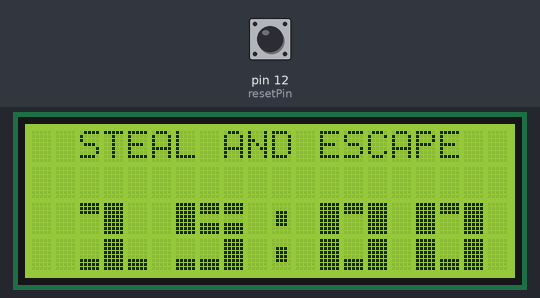
A sketch run on a simulated Arduino Uno, built with avr-gcc and run on an emulated ATmega328P. Parts: 20×4 character LCD. Inputs (shaded band) come from the test bench; at power-on: pin 12 (resetPin) LOW.

Above: at 0.2 s.
1.3 s: pin 12 (resetPin) pulled HIGH for 1 s
At 2.1 s:
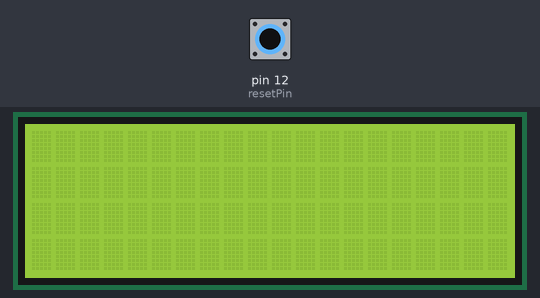
5.3 s: pin 12 (resetPin) pulled HIGH for 0.15 s
At 6.7 s:
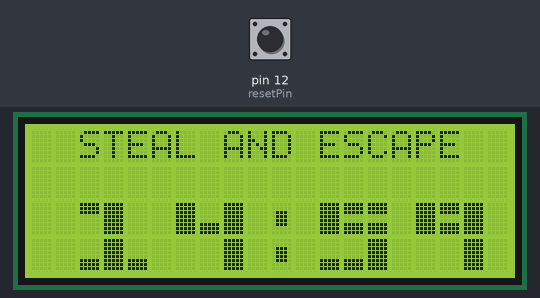
8.4 s: pin 12 (resetPin) driven HIGH
At 9.7 s:
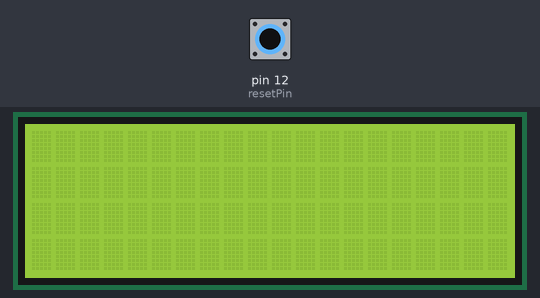
11.4 s: pin 12 (resetPin) driven LOW
At 14.1 s:
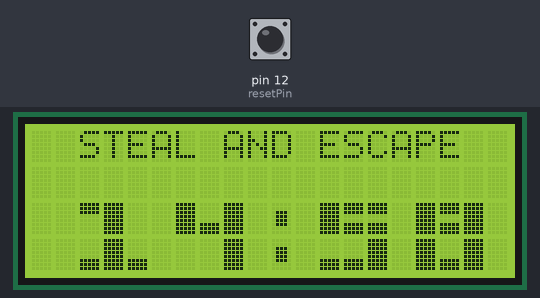
14.4 s: pin 12 (resetPin) driven HIGH
At 15.2 s:
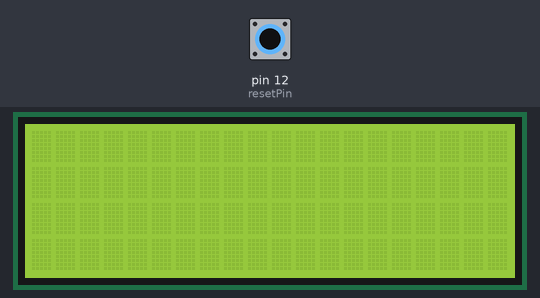
17.4 s: pin 12 (resetPin) pulsed LOW 2 times (0.12 s each, 0.3 s apart)
At 17.59 s:
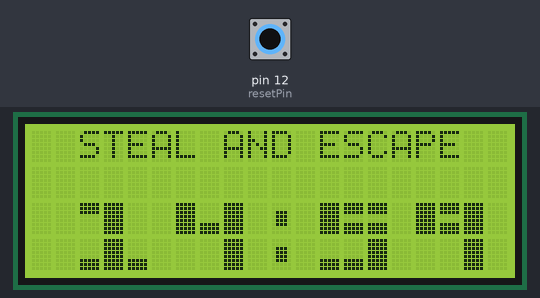
Timing chart, 0 to 20.4 s (numbered marks = the images above; inputs shaded):
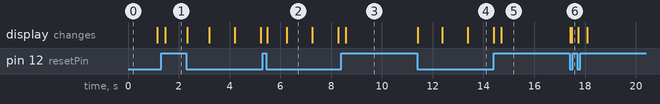

The sketch:

LCD_Countdown_Timer_-_Hack_the_Bell.ino
```cpp
#include <Wire.h>
#include <LiquidCrystal_I2C.h>

const int resetPin = 12;
const int startPos = 2;

const int startingS = 0;
const int startingM = 15;


int S = startingS; // count seconds
int M = startingM; // count minutes
int H = 00; // count hours

// Set the LCD address to 0x27 for a 16 chars and 2 line display
LiquidCrystal_I2C lcd(0x27, 20, 4);

unsigned long lastSecond;

boolean stopCounting = false;

signed short minutes, secondes;
char timeline[16];

uint8_t customChars[4][8] = {
  {0x1f, 0x1f, 0x1f, 0x0, 0x0, 0x0, 0x0, 0x0},
  {0x0, 0x0, 0x0, 0x0, 0x0, 0x1f, 0x1f, 0x1f},
  {0x1f, 0x1f, 0x1f, 0x0, 0x0, 0x1f, 0x1f, 0x1f},
  {0x0, 0x0, 0xe, 0xe, 0xe, 0xe, 0x0, 0x0}
};


byte bigNums[10][2][3] = {
  {
    {255, 0, 255},
    {255, 1, 255}
  }, {
    {0, 255, 254},
    {1, 255, 1}
  }, {
    {2, 2, 255},
    {255, 1, 1}
  }, {
    {0, 2, 255},
    {1, 1, 255}
  }, {
    {255, 1, 255},
    {254, 254, 255}
  }, {
    {255, 2, 2},
    {1, 1, 255}
  }, {
    {255, 2, 2},
    {255, 1, 255}
  }, {
    {0, 0, 255},
    {254, 255, 254}
  }, {
    {255, 2, 255},
    {255, 1, 255}
  }, {
    {255, 2, 255},
    {254, 254, 255}
  }
};

void printBigChar (int digit, int col, int row) {
  for (int x = 0; x < 2; x++) {
    lcd.setCursor(col, row + x);
    for (int y = 0; y < 3; y++) {
      lcd.write(bigNums[digit][x][y]);
    }
  }
}

void printBigColon (int col, int row) {
  lcd.setCursor(col, row);
  lcd.write(3);
  lcd.setCursor(col, row + 1);
  lcd.write(3);
}

void addBigChars() {
  for (int x = 0; x < sizeof(customChars) / sizeof(customChars[0]); x++) {
    lcd.createChar(x, customChars[x]);
  }
}

void setup()
{
  lcd.begin();
  lcd.backlight();
  addBigChars();

  pinMode(resetPin, INPUT);
  lastSecond = millis();

}
void loop()
{
  if (!stopCounting) {
    lcd.setCursor(2, 0);
    lcd.print ("STEAL AND ESCAPE");

    if (millis() - lastSecond >= 1000) {
      S--;
      lastSecond = millis();
    }

    if (S < 0)
    {
      M--;
      S = 59;
    }
    if (M < 0)
    {
      H--;
      M = 59;
    }
    if (H < 0) {
      H = 23;
      M = 59;
      S = 59;
    }

    if (M > 9)
    {
      printBigChar((M / 10U) % 10, 0 + startPos, 2);
      printBigChar((M / 1U) % 10, 4 + startPos, 2);
      printBigColon(8 + startPos, 2);
    }
    else
    {
      printBigChar(0, 0 + startPos, 2);
      printBigChar(M, 4 + startPos, 2);
      printBigColon(8 + startPos, 2);
    }

    if (S > 9)
    {
      printBigChar((S / 10U) % 10, 10 + startPos, 2);
      printBigChar((S / 1U) % 10, 14 + startPos, 2);
    }
    else
    {
      printBigChar(0, 10 + startPos, 2);
      printBigChar((S / 1U) % 10, 14 + startPos, 2);
    }

    /* if (H > 9)
      {
       lcd.setCursor(4, 1);
       lcd.print (H);
      }
      else
      {
       lcd.setCursor(4, 1);
       lcd.print("0");
       lcd.setCursor(5, 1);
       lcd.print(H);
       lcd.setCursor(6, 1);
       lcd.print(":");
      }
    */
    if (M >= 59) {
      lcd.clear();
      lcd.setCursor(2, 0);
      lcd.print ("STEAL AND ESCAPE");
      lcd.setCursor(5, 2);
      lcd.print("GAME OVER");
      stopCounting = true;
    }
  }


  if (digitalRead(resetPin)) {
    S = startingS; // count seconds
    M = startingM; // count minutes
    H = 0; // count hours
    stopCounting = false;
    lcd.clear();
  }
}
```

Measured:
- after the input at 1.3 s, the display: changes after 0.16 s (image 1)
- after the input at 5.3 s, the display: first changes after 0.18 s (image 2 shows a later state)
- after the input at 8.4 s, the display: changes after 0.18 s (image 3)
- after the input at 11.4 s, the display: first changes at once (image 4 shows a later state)
- after the input at 14.4 s, the display: changes after 0.31 s (image 5)
- after the input at 17.4 s, the display: first differs from a run without the input after 0.07 s (image 6)
- what the display in image 2 shows lasts 1.0 s, from 6.3 s to 7.3 s
